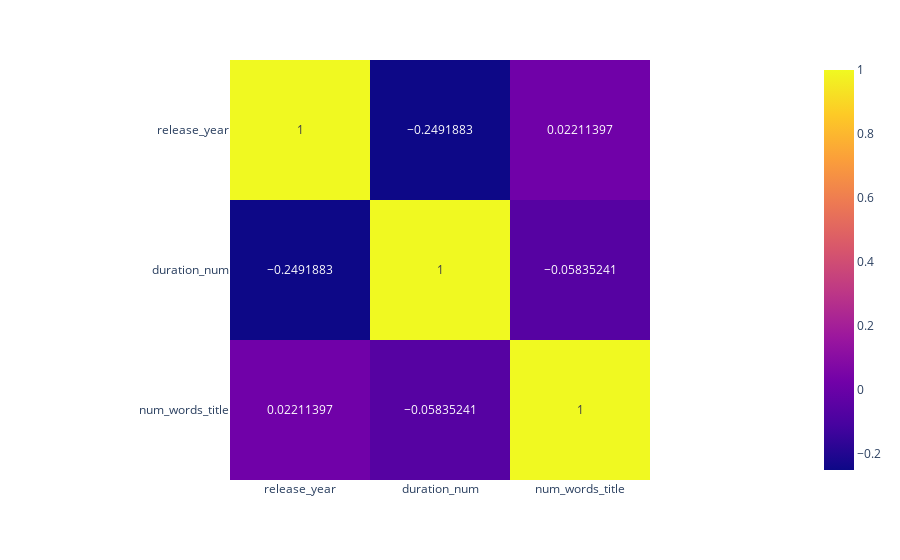

Write notebook code for a chart like this one.
### Code cell
fig = px.imshow(df_corr,text_auto=True)
fig.show()

### Figure 1 — Plotly figure (JSON) as saved in the notebook; plotly's stock layout.template omitted (floating-point values rounded to 4 significant figures)
{"data": [{"coloraxis": "coloraxis", "hovertemplate": "x: %{x}<br>y: %{y}<br>color: %{z}<extra></extra>", "name": "0", "texttemplate": "%{z}", "type": "heatmap", "x": ["release_year", "duration_num", "num_words_title"], "xaxis": "x", "y": ["release_year", "duration_num", "num_words_title"], "yaxis": "y", "z": [[1, -0.2492, 0.02211], [-0.2492, 1, -0.05835], [0.02211, -0.05835, 1]]}], "layout": {"coloraxis": {"colorscale": [[0, "#0d0887"], [0.1111, "#46039f"], [0.2222, "#7201a8"], [0.3333, "#9c179e"], [0.4444, "#bd3786"], [0.5556, "#d8576b"], [0.6667, "#ed7953"], [0.7778, "#fb9f3a"], [0.8889, "#fdca26"], [1, "#f0f921"]]}, "margin": {"t": 60}, "xaxis": {"anchor": "y", "constrain": "domain", "domain": [0, 1], "scaleanchor": "y"}, "yaxis": {"anchor": "x", "autorange": "reversed", "constrain": "domain", "domain": [0, 1]}}}
